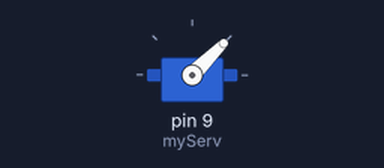
A sketch run on a simulated Arduino Uno, built with avr-gcc and run on an emulated ATmega328P. Parts: servo.

Above: at 0.05 s.
At 1.2 s:
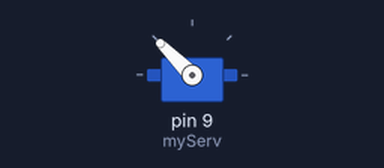
At 2.3 s:
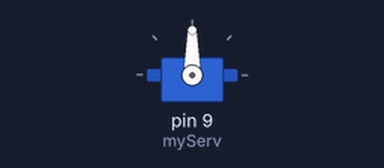
Timing chart, 0 to 5.3 s (numbered marks = the images above):
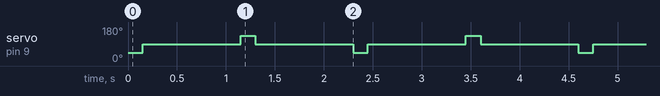

Measured:
- by itself, servo on pin 9 (myServ): repeats every 2.3 s: 135° 0.15 s, 90° 1.0 s, 45° 0.15 s, 90° 1.0 s

The sketch:

servoTest.ino
```cpp
#include <Servo.h>

Servo myServ;

void setup() {
  // put your setup code here, to run once:
  myServ.attach(9);
  myServ.write(90);
}

void loop() {
  // put your main code here, to run repeatedly:
  myServ.write(45);
  delay(150);
  myServ.write(90);
  delay(1000);
  myServ.write(135);
  delay(150);
  myServ.write(90);
  delay(1000);
}
```
